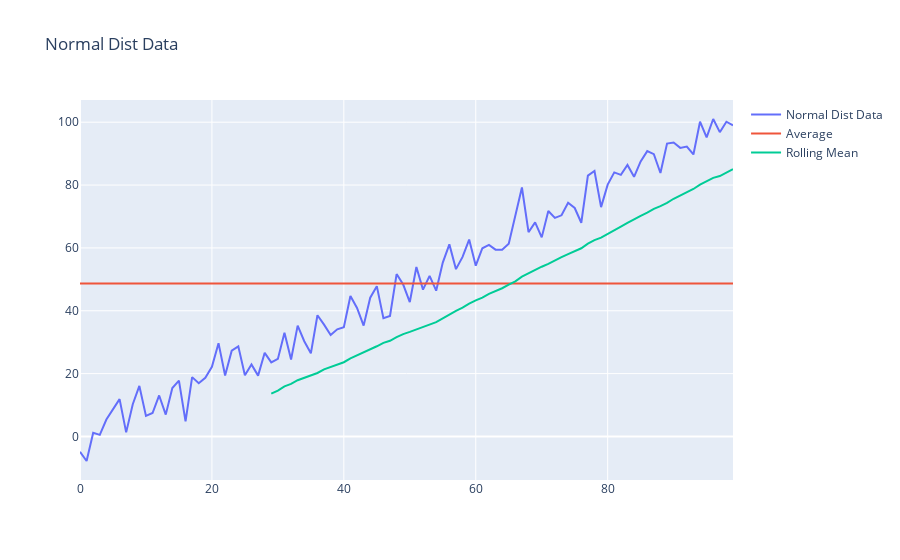

Notebook cell for this chart:
### Markdown cell above
## Non-Stationary Data
- Non-Stationary란 시간이 지나면서 평균과 분산이 일정하지 않는것.
- Trend(추세) 혹은 Seasonality(계절성)이 내포되어 있는 경우 시간이 지나면서 평균과 분산이 변함

### Code cell
N = 100
mu = 0
sigma = 5

data_list = [norm_dist_data(mu+i,sigma) for i in range(N)]  # 평균이 증가하는 데이터를 뽑음 -> 정상성을 만족하지 못함
data_index = [i for i in range(N)]
data_mean = np.sum(data_list)/ len(data_list)
data_mean_list = [data_mean for i in range(N)]

df = pd.DataFrame(data_list)
df.index = data_index
df.columns = ['data']
df['Rolling mean'] = df['data'].rolling(window=30).mean()


trace1=go.Scatter(x=data_index,
                y=data_list,
                mode='lines',
                name='Normal Dist Data')

trace2 = go.Scatter(x=data_index,
                    y=data_mean_list,
                    mode='lines',
                    name='Average')

trace3 = go.Scatter(x=df.index,
                    y=df['Rolling mean'],
                    mode='lines',
                    name='Rolling Mean')


layout=go.Layout(title='Normal Dist Data')

fig = go.Figure([trace1,trace2,trace3], layout)
fig.show()
